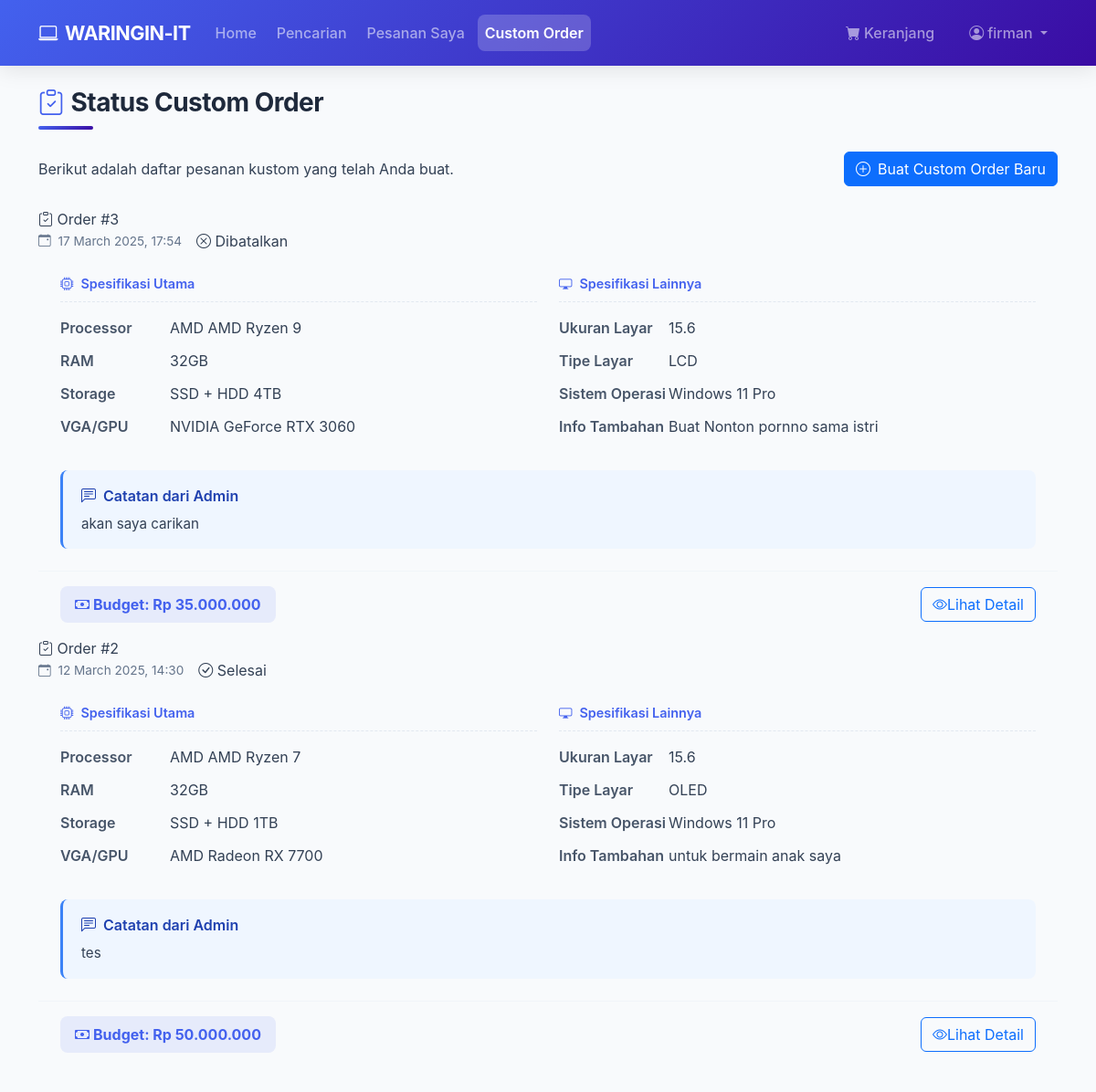
Page /user/custom_order_status.php (signed in) on the committed database.
### tables this page shows
CREATE TABLE `tb_user` (
  `user_id` int(11) NOT NULL,
  `nama` varchar(255) NOT NULL,
  `password` varchar(255) NOT NULL,
  `alamat` longtext DEFAULT NULL,
  `telepon` varchar(15) DEFAULT NULL,
  `photo` varchar(255) DEFAULT NULL
);

CREATE TABLE `tb_custom_orders` (
  `order_id` int(11) NOT NULL,
  `user_id` int(11) NOT NULL,
  `ram` varchar(50) NOT NULL,
  `storage` varchar(100) NOT NULL,
  `processor` varchar(100) NOT NULL,
  `vga` varchar(100) NOT NULL,
  `screen_size` varchar(50) NOT NULL,
  `screen_type` varchar(100) NOT NULL,
  `operating_system` varchar(100) NOT NULL,
  `additional_specs` text DEFAULT NULL,
  `budget` int(11) NOT NULL,
  `status` enum('pending','processing','completed','cancelled') NOT NULL DEFAULT 'pending',
  `admin_notes` text DEFAULT NULL,
  `admin_id` int(11) DEFAULT NULL,
  `created_at` datetime NOT NULL DEFAULT current_timestamp(),
  `updated_at` datetime DEFAULT NULL ON UPDATE current_timestamp()
);

### config/koneksi.php (called while the page is built, shortened)
<?php
$host = 'localhost';
$username = 'root';
$password = '';
$database = 'toko_db';
$conn = mysqli_connect($host, $username, $password, $database);
function query($query) {
    global $conn;
    $result = mysqli_query($conn, $query);
    $rows = [];
    if ($result) {
        while ($row = mysqli_fetch_assoc($result)) {
            $rows[] = $row;
        }
    } else {
        error_log("Query error: " . mysqli_error($conn));
    }
    return $rows;
}
?>

### user/custom_order_status.php (the view, shortened to what this page needs)
<?php
require_once '../config/koneksi.php';
$user_id = $_SESSION['user_id'];
$user = query("SELECT * FROM tb_user WHERE user_id = $user_id")[0];
$orders_query = "SELECT * FROM tb_custom_orders WHERE user_id = $user_id ORDER BY created_at DESC";
$custom_orders = query($orders_query);
$status_labels = [
    'pending' => [
        'label' => 'Menunggu',
        'class' => 'status-pending',
        'icon' => 'clock'
    ],
    'processing' => [
        'label' => 'Sedang Diproses',
        'class' => 'status-processing',
        'icon' => 'arrow-repeat'
    ],
    'completed' => [
        'label' => 'Selesai',
        'class' => 'status-completed',
        'icon' => 'check-circle'
    ],
    'cancelled' => [
        'label' => 'Dibatalkan',
        'class' => 'status-cancelled',
        'icon' => 'x-circle'
    ]
];
?>
<!DOCTYPE html>
<html lang="en">
<head>
    <link href="https://cdn.jsdelivr.net/npm/bootstrap@5.3.0/dist/css/bootstrap.min.css" rel="stylesheet">
    <link rel="stylesheet" href="https://cdn.jsdelivr.net/npm/bootstrap-icons@1.7.2/font/bootstrap-icons.css">
</head>
<body>
    <nav class="navbar navbar-expand-lg navbar-dark sticky-top">
        <div class="container">
            <a class="navbar-brand" href="index.php">
                <i class="bi bi-laptop me-2"></i>WARINGIN-IT
            </a>
            <div class="collapse navbar-collapse" id="navbarNav">
                <ul class="navbar-nav me-auto">
                    <li class="nav-item">
                        <a class="nav-link" href="index.php">Home</a>
                    </li>
                    <li class="nav-item">
                        <a class="nav-link" href="search.php">Pencarian</a>
                    </li>
                    <li class="nav-item">
                        <a class="nav-link" href="orders.php">Pesanan Saya</a>
                    </li>
                    <li class="nav-item">
                        <a class="nav-link active" href="custom_order.php">Custom Order</a>
                    </li>
                </ul>
                <ul class="navbar-nav">
                    <li class="nav-item me-3">
                        <a class="nav-link" href="cart.php">
                            <i class="bi bi-cart-fill me-1"></i>Keranjang
                        </a>
                    </li>
                    <li class="nav-item dropdown">
                        <a class="nav-link dropdown-toggle" href="#" id="navbarDropdown" role="button" data-bs-toggle="dropdown">
                            <i class="bi bi-person-circle me-1"></i><?= htmlspecialchars($user['nama']); ?>
                        </a>
                    </li>
                </ul>
            </div>
        </div>
    </nav>
    <div class="container my-4">
        <h2 class="mb-4 fw-bold">
            <i class="bi bi-clipboard-check me-2"></i>Status Custom Order
        </h2>
        <div class="d-flex justify-content-between align-items-center mb-4">
            <p class="mb-0">Berikut adalah daftar pesanan kustom yang telah Anda buat.</p>
            <a href="custom_order.php" class="btn btn-primary">
                <i class="bi bi-plus-circle me-2"></i>Buat Custom Order Baru
            </a>
        </div>
        <?php if (empty($custom_orders)) : ?>
            <div class="empty-state animate-fade-in">
                <i class="bi bi-clipboard"></i>
                <h4>Belum Ada Custom Order</h4>
                <p>Anda belum membuat pesanan kustom apapun. Buat pesanan kustom untuk mendapatkan laptop sesuai dengan spesifikasi yang Anda inginkan.</p>
                <a href="custom_order.php" class="btn btn-primary">
                    <i class="bi bi-plus-circle me-2"></i>Buat Custom Order
                </a>
            </div>
        <?php else : ?>
            <?php foreach ($custom_orders as $index => $order) : ?>
                <div class="order-card animate-fade-in" style="animation-delay: <?= $index * 0.1 ?>s">
                    <div class="order-header">
                        <div class="order-id">
                            <i class="bi bi-clipboard-check"></i>
                            Order #<?= $order['order_id'] ?>
                        </div>
                        <div class="d-flex align-items-center gap-3">
                            <div class="order-date">
                                <i class="bi bi-calendar-event me-1"></i>
                                <?= date('d F Y, H:i', strtotime($order['created_at'])) ?>
                            </div>
                            <div class="status-badge <?= $status_labels[$order['status']]['class'] ?>">
                                <i class="bi bi-<?= $status_labels[$order['status']]['icon'] ?>"></i>
                                <?= $status_labels[$order['status']]['label'] ?>
                            </div>
                        </div>
                    </div>
                    <div class="order-body">
                        <div class="row">
                            <div class="col-md-6">
                                <div class="spec-category">
                                    <i class="bi bi-cpu"></i>Spesifikasi Utama
                                </div>
                                <div class="spec-item">
                                    <div class="spec-label">Processor</div>
                                    <div class="spec-value"><?= htmlspecialchars($order['processor']) ?></div>
                                </div>
                                <div class="spec-item">
                                    <div class="spec-label">RAM</div>
                                    <div class="spec-value"><?= htmlspecialchars($order['ram']) ?></div>
                                </div>
                                <div class="spec-item">
                                    <div class="spec-label">Storage</div>
                                    <div class="spec-value"><?= htmlspecialchars($order['storage']) ?></div>
                                </div>
                                <div class="spec-item">
                                    <div class="spec-label">VGA/GPU</div>
                                    <div class="spec-value"><?= htmlspecialchars($order['vga']) ?></div>
                                </div>
                            </div>
                            <div class="col-md-6">
                                <div class="spec-category">
                                    <i class="bi bi-display"></i>Spesifikasi Lainnya
                                </div>
                                <div class="spec-item">
                                    <div class="spec-label">Ukuran Layar</div>
                                    <div class="spec-value"><?= htmlspecialchars($order['screen_size']) ?></div>
                                </div>
                                <div class="spec-item">
                                    <div class="spec-label">Tipe Layar</div>
                                    <div class="spec-value"><?= htmlspecialchars($order['screen_type']) ?></div>
                                </div>
                                <div class="spec-item">
                                    <div class="spec-label">Sistem Operasi</div>
                                    <div class="spec-value"><?= htmlspecialchars($order['operating_system']) ?></div>
                                </div>
                                <?php if (!empty($order['additional_specs'])) : ?>
                                    <div class="spec-item">
                                        <div class="spec-label">Info Tambahan</div>
                                        <div class="spec-value"><?= nl2br(htmlspecialchars($order['additional_specs'])) ?></div>
                                    </div>
                                <?php endif; ?>
                            </div>
                        </div>
                        <?php if (!empty($order['admin_notes']) && $order['status'] != 'pending') : ?>
                            <div class="admin-notes">
                                <div class="admin-notes-title">
                                    <i class="bi bi-chat-left-text"></i>Catatan dari Admin
                                </div>
                                <div class="admin-notes-content">
                                    <?= nl2br(htmlspecialchars($order['admin_notes'])) ?>
                                </div>
                            </div>
                        <?php endif; ?>
                    </div>
                    <div class="order-footer">
                        <div class="budget-badge">
                            <i class="bi bi-cash me-1"></i>Budget: Rp <?= number_format($order['budget'], 0, ',', '.') ?>
                        </div>
                        <a href="custom_order_detail.php?id=<?= $order['order_id'] ?>" class="btn btn-outline-primary">
                            <i class="bi bi-eye"></i>Lihat Detail
                        </a>
                    </div>
                </div>
            <?php endforeach; ?>
        <?php endif; ?>
    </div>
</body>
</html>

### user/custom_order_status.php (style rules this page uses)
:root { --primary-color: #4361ee; --primary-gradient: linear-gradient(135deg, #4361ee, #3a0ca3); --secondary-color: #3a0ca3; --accent-color: #4cc9f0; --hover-color: #3b82f6; --success-color: #10b981; --warning-color: #f59e0b; --danger-color: #ef4444; --info-color: #3b82f6; --light-color: #f8fafc; --card-shadow: 0 10px 20px rgba(0, 0, 0, 0.08); --card-hover-shadow: 0 15px 30px rgba(67, 97, 238, 0.15); --border-radius: 16px; --transition: all 0.4s cubic-bezier(0.165, 0.84, 0.44, 1); }
body { background-color: #f8fafc; font-family: 'Inter', -apple-system, BlinkMacSystemFont, 'Segoe UI', Roboto, sans-serif; padding-bottom: 30px; color: #334155; }
.navbar { box-shadow: 0 4px 25px rgba(0, 0, 0, 0.1); background: var(--primary-gradient) !important; padding: 15px 0; backdrop-filter: blur(10px); -webkit-backdrop-filter: blur(10px); }
.navbar-brand { font-weight: 700; font-size: 1.35rem; letter-spacing: -0.5px; position: relative; }
.navbar-brand::after { content: ''; position: absolute; bottom: -5px; left: 0; width: 50%; height: 3px; background: white; border-radius: 5px; opacity: 0; transform: translateY(5px); transition: var(--transition); }
.navbar-nav .nav-link { font-weight: 500; padding: 8px 16px; margin: 0 3px; border-radius: 8px; transition: var(--transition); }
.navbar-nav .nav-link.active { background: rgba(255, 255, 255, 0.2); font-weight: 600; }
h2.mb-4.fw-bold { color: #1e293b; font-size: 1.75rem; letter-spacing: -0.5px; margin-bottom: 1.5rem !important; padding-bottom: 0.75rem; position: relative; }
h2.mb-4.fw-bold::after { content: ''; position: absolute; bottom: 0; left: 0; width: 60px; height: 4px; background: var(--primary-gradient); border-radius: 2px; }
h2.mb-4.fw-bold i { color: var(--primary-color); margin-right: 0.75rem; }
.order-date { font-size: 0.85rem; color: #64748b; }
.order-body { padding: 1.5rem; flex-grow: 1; }
.spec-item { margin-bottom: 0.75rem; display: flex; align-items: flex-start; }
.spec-label { width: 120px; font-weight: 600; color: #475569; flex-shrink: 0; }
.spec-value { color: #334155; flex-grow: 1; }
.spec-category { margin-bottom: 1rem; padding-bottom: 0.5rem; border-bottom: 1px dashed #e2e8f0; font-size: 0.9rem; font-weight: 600; color: var(--primary-color); display: flex; align-items: center; }
.spec-category i { margin-right: 0.5rem; }
.order-footer { padding: 1rem 1.5rem; background-color: #f8fafc; border-top: 1px solid #f1f5f9; display: flex; justify-content: space-between; align-items: center; }
.budget-badge { background: rgba(67, 97, 238, 0.1); color: var(--primary-color); font-weight: 700; padding: 0.5rem 1rem; border-radius: 8px; }
.admin-notes { margin-top: 1.5rem; background-color: #eff6ff; border-radius: 8px; padding: 1rem 1.25rem; border-left: 3px solid var(--info-color); }
.admin-notes-title { font-weight: 600; color: #1e40af; margin-bottom: 0.5rem; display: flex; align-items: center; }
.admin-notes-title i { margin-right: 0.5rem; }
.admin-notes-content { color: #334155; font-size: 0.95rem; }
.animate-fade-in { animation: fadeIn 0.5s ease forwards; }

### rows in the picture
tb_user: nama "firman"
tb_custom_orders: order_id "3", created_at "17 March 2025, 17:54", status "Dibatalkan", processor "AMD AMD Ryzen 9", ram "32GB", storage "SSD + HDD 4TB", vga "NVIDIA GeForce RTX 3060", screen_size "15.6", screen_type "LCD", operating_system "Windows 11 Pro", additional_specs "Buat Nonton pornno sama istri", admin_notes "akan saya carikan", budget "35.000.000"
tb_custom_orders: order_id "2", created_at "12 March 2025, 14:30", status "Selesai", processor "AMD AMD Ryzen 7", ram "32GB", storage "SSD + HDD 1TB", vga "AMD Radeon RX 7700", screen_size "15.6", screen_type "OLED", operating_system "Windows 11 Pro", additional_specs "untuk bermain anak saya", admin_notes "tes", budget "50.000.000"
